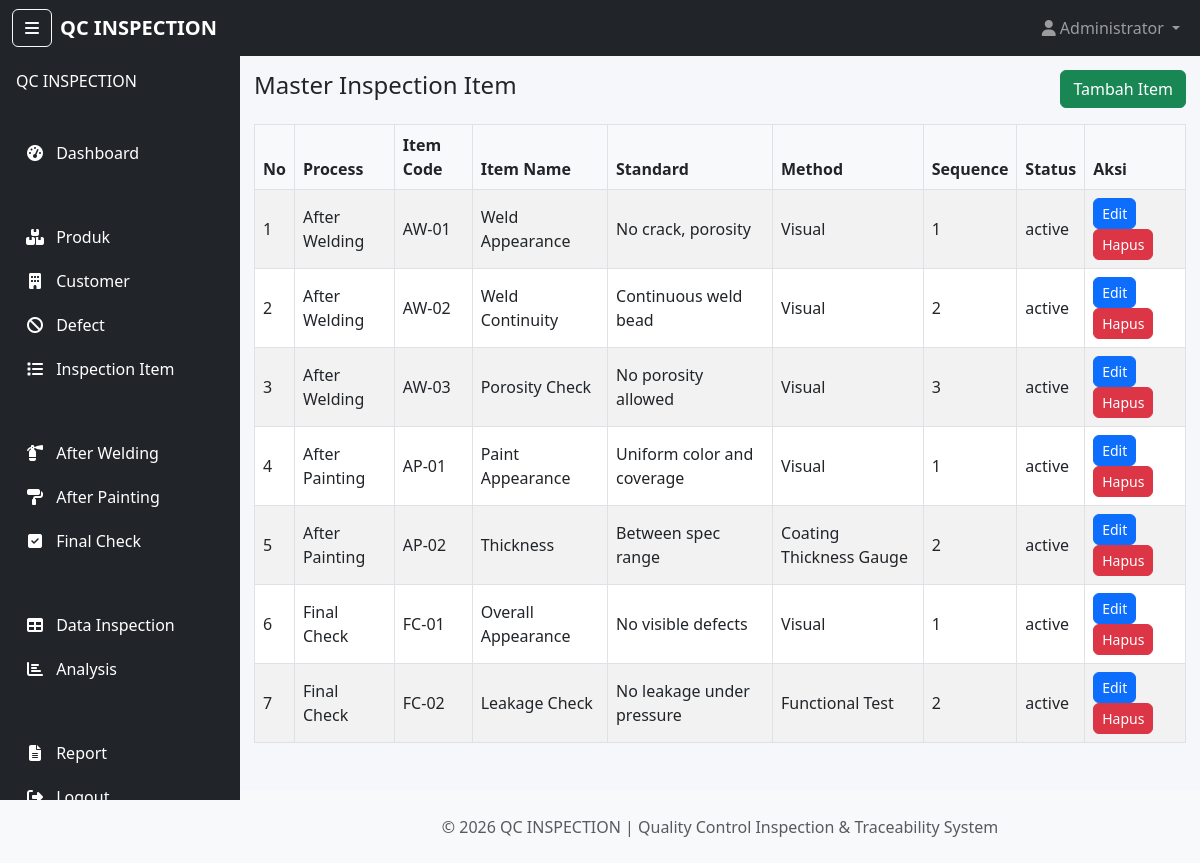
The app's page /admin/inspection_items/index.php (signed in) with its own data.
### tables this page shows
CREATE TABLE `inspection_items` (
  `id` INT UNSIGNED NOT NULL AUTO_INCREMENT,
  `process_type` ENUM('After Welding','After Painting','Final Check') NOT NULL,
  `item_code` VARCHAR(100) NOT NULL,
  `item_name` VARCHAR(255) NOT NULL,
  `standard` TEXT DEFAULT NULL,
  `inspection_method` VARCHAR(255) DEFAULT NULL,
  `sequence` INT DEFAULT 0,
  `status` ENUM('active','inactive') DEFAULT 'active',
  PRIMARY KEY (`id`),
  INDEX (`process_type`)
);

### includes/functions.php (called while the page is built, shortened)
<?php
function esc(string $s): string
{
    return htmlspecialchars($s, ENT_QUOTES | ENT_SUBSTITUTE, 'UTF-8');
}
?>

### admin/inspection_items/index.php (the view, shortened to what this page needs)
<?php
require_once __DIR__ . '/../../includes/functions.php';
$pdo = getPDO();
$rows = $pdo->query('SELECT * FROM inspection_items ORDER BY process_type, sequence ASC')->fetchAll(PDO::FETCH_ASSOC);
?>
<?php require_once __DIR__ . '/../../includes/header.php'; ?>
<div class="d-flex justify-content-between align-items-center mb-3">
    <h4>Master Inspection Item</h4>
    <a href="create.php" class="btn btn-success">Tambah Item</a>
</div>
<table class="table table-striped table-bordered">
    <thead><tr><th>No</th><th>Process</th><th>Item Code</th><th>Item Name</th><th>Standard</th><th>Method</th><th>Sequence</th><th>Status</th><th>Aksi</th></tr></thead>
    <tbody>
        <?php $i=1; foreach($rows as $r): ?>
            <tr>
                <td><?php echo $i++; ?></td>
                <td><?php echo esc($r['process_type']); ?></td>
                <td><?php echo esc($r['item_code']); ?></td>
                <td><?php echo esc($r['item_name']); ?></td>
                <td><?php echo esc($r['standard']); ?></td>
                <td><?php echo esc($r['inspection_method']); ?></td>
                <td><?php echo esc($r['sequence']); ?></td>
                <td><?php echo esc($r['status']); ?></td>
                <td>
                    <a href="edit.php?id=<?php echo $r['id']; ?>" class="btn btn-sm btn-primary">Edit</a>
                    <form method="post" action="delete.php" style="display:inline-block;" onsubmit="return confirm('Hapus item?');">
                        <button class="btn btn-sm btn-danger">Hapus</button>
                    </form>
                </td>
            </tr>
        <?php endforeach; ?>
    </tbody>
</table>
<?php require_once __DIR__ . '/../../includes/footer.php'; ?>

### assets/css/style.css (style rules this page uses)
:root { --sidebar-width: 240px; --sidebar-collapsed-width: 70px; --navbar-height: 56px; }
html, body { height: 100%; margin: 0; padding: 0; }
body { background: #f5f7fa; font-family: system-ui, -apple-system, Segoe UI, Roboto, "Helvetica Neue", Arial; display: flex; flex-direction: column; min-height: 100vh; }
.main-content > * { margin-top: 0; }
.main-content h1, .main-content h2, .main-content h3, .main-content h4, .main-content h5, .main-content h6 { margin-top: 0 !important; padding-top: 0 !important; }
body, html { height: 100%; }
.btn { border-radius: 6px; }
.btn-primary { background-color: #0d6efd; border-color: #0d6efd; }
.table { background: #fff; }
.table thead th { background: #f8f9fa; font-weight: 600; }
.table tbody tr td { vertical-align: middle; }

### records on screen
inspection_items: process_type "After Welding", item_code "AW-01", item_name "Weld Appearance", standard "No crack, porosity", inspection_method "Visual", sequence "1", status "active"
inspection_items: process_type "After Welding", item_code "AW-02", item_name "Weld Continuity", standard "Continuous weld bead", inspection_method "Visual", sequence "2", status "active"
inspection_items: process_type "After Welding", item_code "AW-03", item_name "Porosity Check", standard "No porosity allowed", inspection_method "Visual", sequence "3", status "active"
inspection_items: process_type "After Painting", item_code "AP-01", item_name "Paint Appearance", standard "Uniform color and coverage", inspection_method "Visual", sequence "1", status "active"
inspection_items: process_type "After Painting", item_code "AP-02", item_name "Thickness", standard "Between spec range", inspection_method "Coating Thickness Gauge", sequence "2", status "active"
inspection_items: process_type "Final Check", item_code "FC-01", item_name "Overall Appearance", standard "No visible defects", inspection_method "Visual", sequence "1", status "active"
inspection_items: process_type "Final Check", item_code "FC-02", item_name "Leakage Check", standard "No leakage under pressure", inspection_method "Functional Test", sequence "2", status "active"

### other values on screen
$user['name'] "Administrator"
